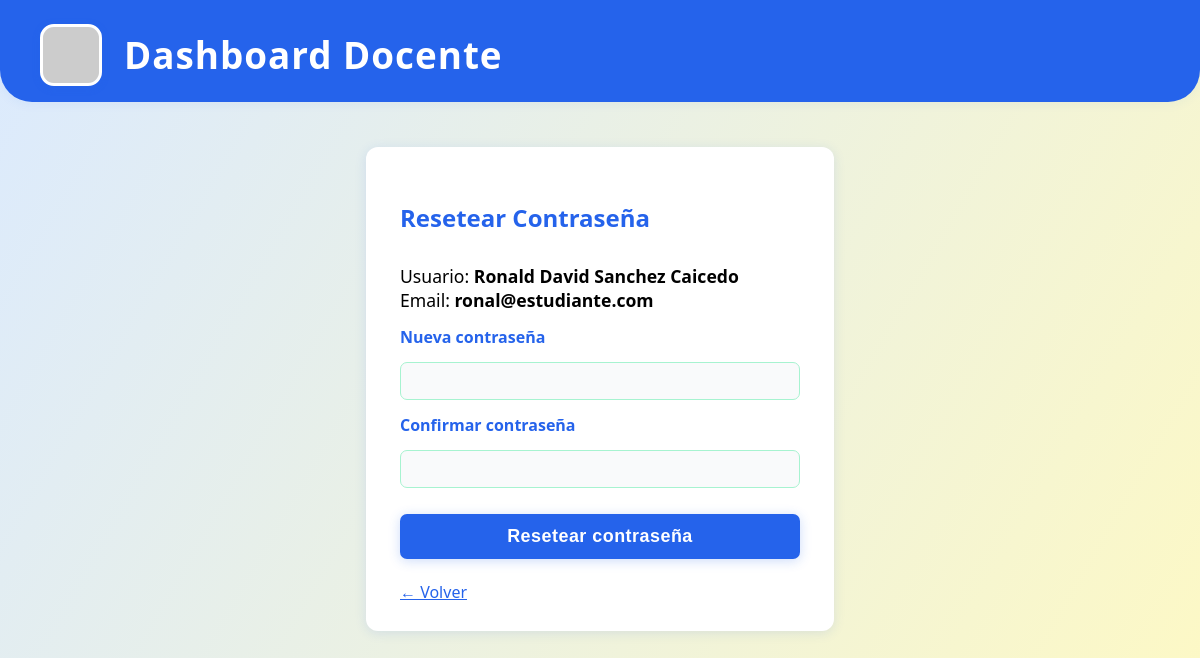
/colegio-dashboard/admin_usuario_resetpass.php?id=1 (signed in), run on the app's committed database.
### tables this page shows
CREATE TABLE `usuarios` (
  `id_usuario` int(11) NOT NULL,
  `nombre` varchar(100) NOT NULL,
  `apellido` varchar(100) NOT NULL,
  `documento_identidad` varchar(50) NOT NULL,
  `tipo_usuario` enum('estudiante','docente','admin') NOT NULL,
  `email` varchar(255) NOT NULL,
  `telefono` varchar(20) DEFAULT NULL,
  `direccion` varchar(255) DEFAULT NULL,
  `estado` enum('activo','inactivo') NOT NULL,
  `fecha_registro` timestamp NOT NULL DEFAULT current_timestamp(),
  `password` varchar(255) NOT NULL
);

### colegio-dashboard/admin_usuario_resetpass.php (the view, shortened to what this page needs)
<?php
require_once 'includes/db.php';
$id_usuario = intval($_GET['id']);
$stmt = $conn->prepare("SELECT id_usuario, nombre, apellido, email, tipo_usuario FROM usuarios WHERE id_usuario=?");
$stmt->bind_param("i", $id_usuario);
$stmt->execute();
$res = $stmt->get_result();
$usuario = $res->fetch_assoc();
?>
<!DOCTYPE html>
<html lang="es">
<head>
    <link rel="stylesheet" href="assets/dashboard.css"/>
</head>
<body>
    <?php include 'header_dashboard.php'; ?>
    <form class="reset-form" method="post">
        <h2>Resetear Contraseña</h2>
        <div style="font-size:1.1em;">
            Usuario: <strong><?php echo htmlspecialchars($usuario['nombre'] . ' ' . $usuario['apellido']); ?></strong><br>
            Email: <strong><?php echo htmlspecialchars($usuario['email']); ?></strong>
        </div>
        <label>Nueva contraseña</label>
        <input type="password" name="password" minlength="8" maxlength="30" required>
        <label>Confirmar contraseña</label>
        <input type="password" name="confirm_password" minlength="8" maxlength="30" required>
        <button type="submit">Resetear contraseña</button>
        <a href="admin_usuarios.php" style="color:#2563eb;margin-top:8px;display:inline-block;">&larr; Volver</a>
    </form>
</body>
</html>

### colegio-dashboard/assets/dashboard.css (style rules this page uses)
body { background: linear-gradient(120deg, #dbeafe 0%, #fef9c3 100%); font-family: 'Segoe UI', 'Nunito', Arial, sans-serif; margin: 0; padding: 0; min-height: 100vh; }
h1, h2 { color: #2563eb; margin-bottom: 16px; font-weight: 800; font-family: 'Segoe UI', 'Nunito', Arial, sans-serif; }
input, select { padding: 10px; border: 1.5px solid #a7f3d0; border-radius: 8px; font-size: 15px; outline: none; background: #f9fafb; transition: border-color 0.2s, box-shadow 0.2s; }
button { background: linear-gradient(90deg, #38bdf8 10%, #2563eb 90%); color: #fff; border: none; padding: 10px 18px; border-radius: 8px; font-size: 15px; font-weight: 700; cursor: pointer; margin-top: 0; letter-spacing: 0.5px; transition: background 0.17s, box-shadow 0.17s; box-shadow: 0 2px 12px #2563eb3a; }

### colegio-dashboard/admin_usuario_resetpass.php (style rules this page uses)
.reset-form { background: #fff; border-radius: 12px; box-shadow: 0 2px 12px #2563eb20; max-width: 400px; margin: 45px auto 0 auto; padding: 34px 34px 28px 34px; display: flex; flex-direction: column; gap: 14px; }
.reset-form input { border-radius: 7px; border: 1.5px solid #a7f3d0; padding: 9px 12px; font-size: 16px; background: #f9fafb; }
.reset-form label { font-weight: bold; color: #2563eb; }
.reset-form button { background: #2563eb; color: #fff; font-weight: 700; border: none; border-radius: 7px; padding: 12px; font-size: 1.12em; margin-top: 12px; cursor: pointer; }

### data on the page
usuarios: nombre+apellido "Ronald David Sanchez Caicedo", email "ronal@estudiante.com"
